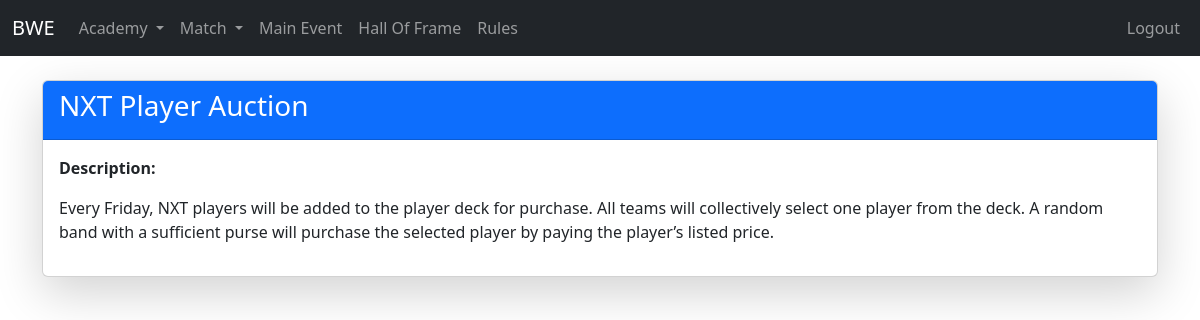
Page /academy/rule/1/view/ (signed in) on the committed database.
### academy/models.py (models this page shows, shortened)
class Rule(models.Model):
    name = models.CharField(max_length=200)
    content = models.TextField()
    timestamp = models.DateTimeField(auto_now=False, auto_now_add=True)

### academy/views.py (the view)
# urls.py: path('rule/<int:pk>/view/', views.rule_view, name='rule-view'),
@login_required
def rule_view(request, pk):
    instance = get_object_or_404(Rule, pk=pk)
    return render(request, 'academy/view.html', {'instance': instance})

### templates/academy/view.html (shortened to what this page needs)
{% extends "base.html" %}
{% if instance %}
    {% block content %}
        <div class="card shadow-lg">
            <div class="card-header bg-primary text-white">
                <h3>{{ instance.name }} {% if instance.championship.name %}<span class="badge bg-warning text-dark mt-1">{{ instance.championship.name }}</span>{% endif %}</h3>
            </div>
            <div class="card-body">
                {% if instance.content %}
                    <p><strong>Description:</strong> {{ instance.content|linebreaks }}</p>
                {% endif %}
            </div>
        </div>
    {% endblock %}
{% endif %}

### rows in the picture
Rule: name "NXT Player Auction", content "Every Friday, NXT players will be added to the player deck for purchase. All teams will collectively select one player from the deck. A random band with a sufficient purse will purchase the selected player by paying the player’s listed price."
